Frame 1 (no input): blank canvas, image omitted
Frame 60 (the mouse pressed at the canvas centre just before this capture): blank canvas, image omitted
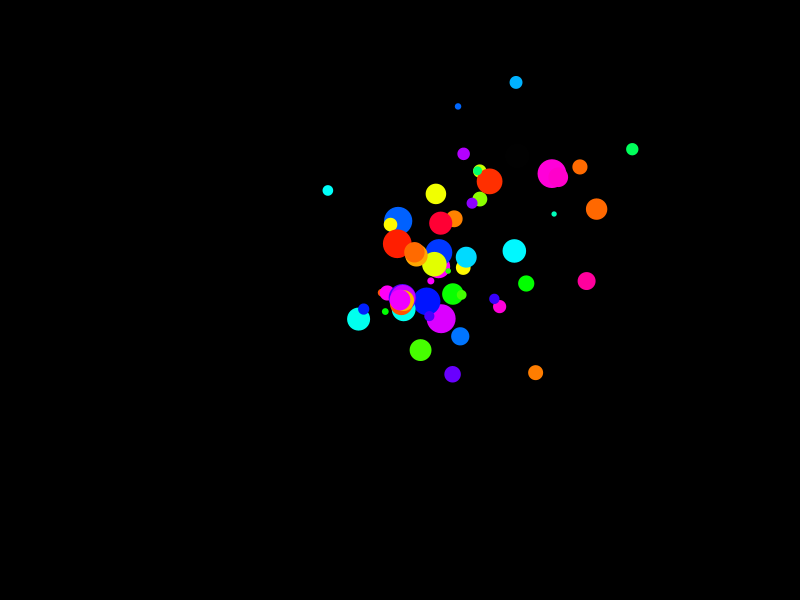
Frame 120 (the mouse held since frame 60 and released just before this capture)

The Processing sketch whose frames 1 and 60 were blank and that drew this single picture after the mouse press (run headless with seeded random() and noise(); from frame 60 on, the mouse is pressed at the canvas centre):

// Processing sketch: Blackhole
// ── Blackhole.pde

ArrayList<BouncyBall> food = new ArrayList<BouncyBall>();
BlackHole portal;

void setup() {
  size(800, 600);
  background(0);
  colorMode(HSB, 360, 100, 100, 100);
  portal = new BlackHole();
}

void draw() {
  background(0);
  portal.display();
  if (mousePressed) {
    food.add(new BouncyBall(random(5, 30), random(.1, 5)));
  }
  for (int i = 0; i < food.size (); i++) {
    BouncyBall b = food.get(i);
    b.display();
    b.move();
    b.isSuckedIn(portal);

    if (portal.consumes(b)) {
      food.remove(i); 
      portal.grow();
    }
  }
}

// ── Dark_hole.pde
class BlackHole {
  PVector loc;
  float sz;
 float colour = 0;

  BlackHole() {
    loc = new PVector(random(width), random(height));
    sz = 20;
  }

  void display() {
    fill(colour);
    ellipse(loc.x, loc.y, sz, sz);
  }

  boolean consumes(BouncyBall food) {
    if (loc.dist(food.loc) < sz/2 + food.sz/2) {
      return true;      
    }
    else{
     return false; 
    }
  }
  
  void grow(){
   sz+=2;
  colour += 1; 
  }
}


// ── class_one.pde
 class BouncyBall {
  PVector loc, vel, acc;
  float sz;
  float speed;
  float hue;

  BouncyBall(float tempsz, float tempspeed) {
    sz = tempsz;
    speed = tempspeed;
    loc = new PVector(mouseX,mouseY);
    vel = PVector.random2D();
    acc = new PVector();
    vel.setMag(speed);
    hue = random(360);
  }

  void display() {
    fill(hue, 100, 100, 100);
    noStroke();
    ellipse(loc.x, loc.y, sz, sz);
  }
  void move() {
    vel.add(acc);
    loc.add(vel);
  }
  void wallBounce() {
    if (loc.x + sz/2 > width) {
      vel.x = -abs(vel.x);
    } 
    if (loc.x - sz/2 < 0) {
      vel.x = abs(vel.x);
    }
    if (loc.y + sz/2 > height) {
      vel.y = -abs(vel.y);
    }
    if (loc.y - sz/2 < 0) {
      vel.y = abs(vel.y);
    }
  }

  void collideWith(BouncyBall other) {
    if (loc.dist(other.loc) < sz/2 + other.sz/2) {
      vel = PVector.sub(loc, other.loc);
      vel.setMag(speed);
    }
  }
  void goAway() {
    loc.set(width*10, height*10);
    vel.set(0, 0);
  }
  void teleport() {
    loc.set(mouseX, mouseY);
    vel = PVector.random2D();
  }

  void isSuckedIn(BlackHole doom) {
    acc = PVector.sub(doom.loc, loc);
    acc.setMag(.1);
  }
}
